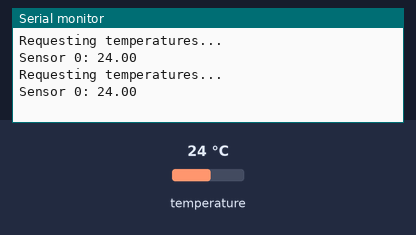
Simulated run of this sketch. Board: Arduino Uno, built with avr-gcc and run on an emulated ATmega328P. Shown: the last lines printed to the serial monitor. The test bench sets the inputs (shaded band); at power-on: temperature 24 °C.

Above: at 4.3 s.
4.4 s: temperature set to 12 °C
At 5.9 s:
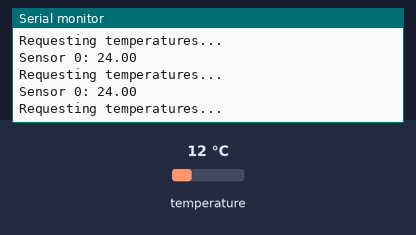
8.1 s: temperature set to 19 °C
At 9.7 s:
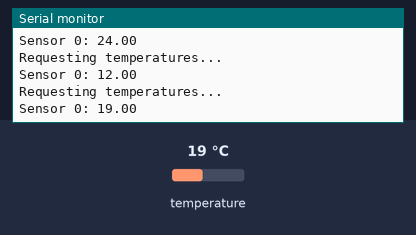
Timing chart, 0 to 11.2 s (numbered marks = the images above; inputs shaded):
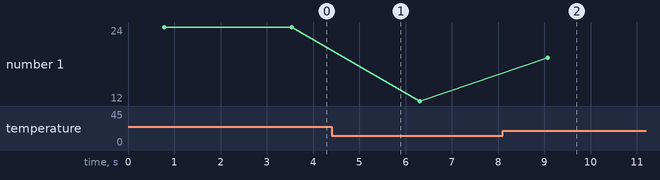

Measured:
- after the input at 8.1 s, the serial monitor: prints a new line after 0.97 s (image 2)
- plotted number 1: 24 → 12 after the input at 4.4 s, 12 → 19 after the input at 8.1 s

The sketch:

cps-sensors-ds18b20.ino
```cpp
#include <OneWire.h> // library for OneWire-Bus
#include <DallasTemperature.h> // sensor library for ds18b20

#define PIN_ONE_WIRE_BUS 13

// create bus object
OneWire oneWire(PIN_ONE_WIRE_BUS);

// create sensors collection
DallasTemperature sensors(&oneWire);

// declare the sensors' physical addresses for the alternative way to get their values
// DeviceAddress sensor0 = { 0x28, 0x92, 0xE2, 0x49, 0xF6, 0xE1, 0x3C, 0x1B }; // yellow marker
// DeviceAddress sensor1 = { 0x28, 0x23, 0xD5, 0x49, 0xF6, 0x45, 0x3C, 0x2B }; // red marker
// DeviceAddress sensor2 = { 0x28, 0xE2, 0x0D, 0x49, 0xF6, 0x7C, 0x3C, 0x7C }; // green marker
// DeviceAddress sensor3 = { 0x28, 0x8D, 0x7D, 0x49, 0xF6, 0x71, 0x3C, 0x7F }; // black/no marker

void setup(){

  // init serial monitor
  Serial.begin(115200);

  // scan OneWire bus for physical addresses;
  // uncomment to get the phyiscal addresses for alternative way
  // scan_bus_for_addresses();

  // init sensors collection
  sensors.begin();

}

void loop(void){

  Serial.println("Requesting temperatures...");

  // send the command to get temperatures
  sensors.requestTemperatures();

  // DEVICE_DISCONNECTED_C = -127, as defined in DallasTemperature.h
  float t = DEVICE_DISCONNECTED_C;

  // get all ds18b20 sensor values from bus
  for (byte i=0; i<sensors.getDS18Count(); i++) {
    t = sensors.getTempCByIndex(i);
    if (t != DEVICE_DISCONNECTED_C) {
      Serial.println("Sensor " + String(i) + ": " + String(t));
    }
  }

  // if you have only 1 sensor, you don't need the loop
  // float t = sensors.getTempCByIndex(0);
  // if (t != DEVICE_DISCONNECTED_C) {
  //  Serial.print("Sensor 0: " + String(t));
  // }

  // alternatively get temperature from specific sensor via its address
  // float t = sensors.getTempC(sensor1);

  delay(2000);
}

void scan_bus_for_addresses()
{
  int deviceCount = 0;

  byte address[8];
  memset(address, 0, sizeof(address));

  // scan for devices on OneWire bus
  while (oneWire.search(address)) {
    // check if address is valud
    if (OneWire::crc8(address, 7) != address[7]) {
      Serial.println("Error: Invalid hardware address (CRC)!");
      continue;
    }

    // Ausgabe der Geräteadresse
    Serial.print("Device ");
    Serial.print(deviceCount);
    Serial.print(": Address = ");

    deviceCount++;

    for (byte i = 0; i < 8; i++) {
      Serial.print(" ");
      if (address[i] < 16) {
        Serial.print("0"); // add leading 0 if necessary
      }
      Serial.print(address[i], HEX); // print every value as hex number
    }
    Serial.println();
  }

  // reset search for next time
  oneWire.reset_search();

  Serial.print("Found " + String(deviceCount) + " device(s) on OneWire bus.");

}
```
